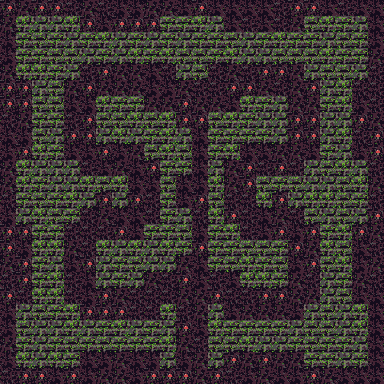

Rendered tile map (Tiled .tmx) drawn with the repository's tilesets; below, a short description and the map source with its tile grids summarised:
An orthogonal 24x24 tile map with 16x16 px tiles, 1 tile layer (tile) and 97 objects (2x fakewall2).

<map version="1.0" tiledversion="1.1.2" orientation="orthogonal" renderorder="right-down" width="24" height="24" tilewidth="16" tileheight="16" infinite="0" nextobjectid="135">
 <tileset firstgid="1" source="tileset.tsx" />
 <layer name="tile" width="24" height="24">
  <data>[576 cells, 576 non-empty, 8 distinct tile ids]</data>
 </layer>
 <objectgroup name="furniture">
  <object id="31" gid="82" x="160" y="288" width="16" height="16" />
  <object id="32" gid="82" x="128" y="320" width="16" height="16" />
  <object id="33" gid="82" x="96" y="304" width="16" height="16" />
  <object id="34" gid="82" x="64" y="272" width="16" height="16" />
  <object id="36" gid="82" x="128" y="240" width="16" height="16" />
  <object id="37" gid="82" x="128" y="208" width="16" height="16" />
  <object id="38" gid="82" x="128" y="192" width="16" height="16" />
  <object id="39" gid="82" x="112" y="160" width="16" height="16" />
  <object id="41" gid="82" x="64" y="160" width="16" height="16" />
  <object id="42" gid="82" x="80" y="128" width="16" height="16" />
  <object id="43" gid="82" x="64" y="96" width="16" height="16" />
  <object id="44" gid="82" x="112" y="96" width="16" height="16" />
  <object id="45" gid="82" x="144" y="80" width="16" height="16" />
  <object id="46" gid="82" x="224" y="96" width="16" height="16" />
  <object id="47" gid="82" x="256" y="80" width="16" height="16" />
  <object id="48" gid="82" x="288" y="112" width="16" height="16" />
  <object id="49" gid="82" x="304" y="144" width="16" height="16" />
  <object id="50" gid="82" x="272" y="160" width="16" height="16" />
  <object id="51" gid="82" x="240" y="192" width="16" height="16" />
  <object id="52" gid="82" x="224" y="224" width="16" height="16" />
  <object id="54" gid="82" x="288" y="224" width="16" height="16" />
  <object id="55" gid="82" x="304" y="256" width="16" height="16" />
  <object id="56" gid="82" x="288" y="288" width="16" height="16" />
  <object id="57" gid="82" x="272" y="320" width="16" height="16" />
  <object id="58" gid="82" x="240" y="304" width="16" height="16" />
  <object id="59" gid="82" x="208" y="288" width="16" height="16" />
  <object id="60" gid="49" x="176" y="128" width="16" height="16">
   <properties>
    <property name="activationtarget" value="[[12,8],[12,15]]" />
   </properties>
  </object>
  <object id="61" type="fakewall2" gid="18" x="192" y="144" width="16" height="16" />
  <object id="62" type="fakewall2" gid="18" x="192" y="256" width="16" height="16" />
  <object id="63" gid="68" x="176" y="208" width="16" height="16" />
  <object id="64" gid="82" x="64" y="128" width="16" height="16" />
  <object id="65" gid="82" x="80" y="96" width="16" height="16" />
  <object id="66" gid="82" x="96" y="80" width="16" height="16" />
  <object id="67" gid="82" x="96" y="176" width="16" height="16" />
  <object id="68" gid="82" x="96" y="160" width="16" height="16" />
  <object id="69" gid="82" x="128" y="176" width="16" height="16" />
  <object id="70" gid="82" x="256" y="96" width="16" height="16" />
  <object id="71" gid="82" x="208" y="96" width="16" height="16" />
  <object id="72" gid="82" x="304" y="112" width="16" height="16" />
  <object id="73" gid="82" x="288" y="144" width="16" height="16" />
  <object id="74" gid="82" x="272" y="176" width="16" height="16" />
  <object id="75" gid="82" x="288" y="160" width="16" height="16" />
  <object id="76" gid="82" x="240" y="176" width="16" height="16" />
  <object id="77" gid="81" x="128" y="304" width="16" height="16" />
  <object id="78" gid="81" x="96" y="320" width="16" height="16" />
  <object id="79" gid="81" x="80" y="304" width="16" height="16" />
  <object id="80" gid="81" x="64" y="288" width="16" height="16" />
  <object id="81" gid="81" x="80" y="256" width="16" height="16" />
  <object id="82" gid="81" x="80" y="224" width="16" height="16" />
  <object id="85" gid="81" x="224" y="208" width="16" height="16" />
  <object id="87" gid="81" x="288" y="240" width="16" height="16" />
  <object id="88" gid="81" x="304" y="272" width="16" height="16" />
  <object id="89" gid="81" x="304" y="288" width="16" height="16" />
  <object id="90" gid="81" x="272" y="304" width="16" height="16" />
  <object id="91" gid="81" x="288" y="304" width="16" height="16" />
  <object id="92" gid="81" x="240" y="320" width="16" height="16" />
  <object id="93" gid="81" x="224" y="304" width="16" height="16" />
  <object id="94" gid="81" x="112" y="176" width="16" height="16" />
  <object id="95" gid="81" x="80" y="144" width="16" height="16" />
  <object id="96" gid="81" x="64" y="112" width="16" height="16" />
  <object id="97" gid="81" x="96" y="96" width="16" height="16" />
  <object id="98" gid="81" x="128" y="80" width="16" height="16" />
  <object id="99" gid="81" x="144" y="112" width="16" height="16" />
  <object id="100" gid="81" x="160" y="80" width="16" height="16" />
  <object id="101" gid="81" x="208" y="112" width="16" height="16" />
  <object id="102" gid="81" x="224" y="80" width="16" height="16" />
  <object id="103" gid="81" x="272" y="96" width="16" height="16" />
  <object id="104" gid="81" x="304" y="128" width="16" height="16" />
  <object id="105" gid="81" x="304" y="160" width="16" height="16" />
  <object id="106" gid="81" x="288" y="176" width="16" height="16" />
  <object id="107" gid="81" x="256" y="160" width="16" height="16" />
  <object id="108" gid="81" x="224" y="192" width="16" height="16" />
  <object id="109" gid="81" x="144" y="192" width="16" height="16" />
  <object id="110" gid="81" x="80" y="272" width="16" height="16" />
  <object id="111" gid="51" x="272" y="208" width="16" height="16">
   <properties>
    <property name="activationtarget" value="[[14,18],[15,19],[17,18],[18,18],[19,17],[19,16],[18,14],[16,14],[16,13],[15,10],[17,9],[18,9],[19,8],[18,6],[16,5],[13,5]]" />
   </properties>
  </object>
  <object id="112" gid="51" x="96" y="208" width="16" height="16">
   <properties>
    <property name="activationtarget" value="[[8,18],[6,19],[5,18],[4,17],[5,16],[5,15],[5,13],[8,10],[6,10],[4,7],[5,5],[6,4]]" />
   </properties>
  </object>
  <object id="113" gid="65" x="272" y="224" width="16" height="16" />
  <object id="114" gid="65" x="96" y="224" width="16" height="16" />
  <object id="116" gid="10" x="176" y="368" width="16" height="16" />
  <object id="117" gid="10" x="192" y="368" width="16" height="16" />
  <object id="118" gid="10" x="176" y="320" width="16" height="16" />
  <object id="119" gid="10" x="192" y="320" width="16" height="16" />
  <object id="120" gid="81" x="256" y="240" width="16" height="16" />
  <object id="121" gid="81" x="112" y="240" width="16" height="16" />
  <object id="122" gid="82" x="256" y="224" width="16" height="16" />
  <object id="123" gid="74" x="240" y="304" width="16" height="16" />
  <object id="124" gid="74" x="304" y="256" width="16" height="16" />
  <object id="125" gid="74" x="256" y="96" width="16" height="16" />
  <object id="126" gid="74" x="112" y="176" width="16" height="16" />
  <object id="127" gid="74" x="304" y="144" width="16" height="16" />
  <object id="128" gid="74" x="96" y="304" width="16" height="16" />
 </objectgroup>
 <objectgroup name="item">
  <object id="129" gid="222" x="176" y="208" width="16" height="16" />
 </objectgroup>
 <objectgroup name="creature">
  <object id="130" gid="250" x="192" y="160" width="16" height="16" />
  <object id="131" gid="253" x="80" y="160" width="16" height="16" />
  <object id="132" gid="253" x="288" y="80" width="16" height="16" />
  <object id="133" gid="253" x="192" y="112" width="16" height="16" />
  <object id="134" gid="247" x="192" y="240" width="16" height="16" />
 </objectgroup>
 <objectgroup name="description" />
</map>
